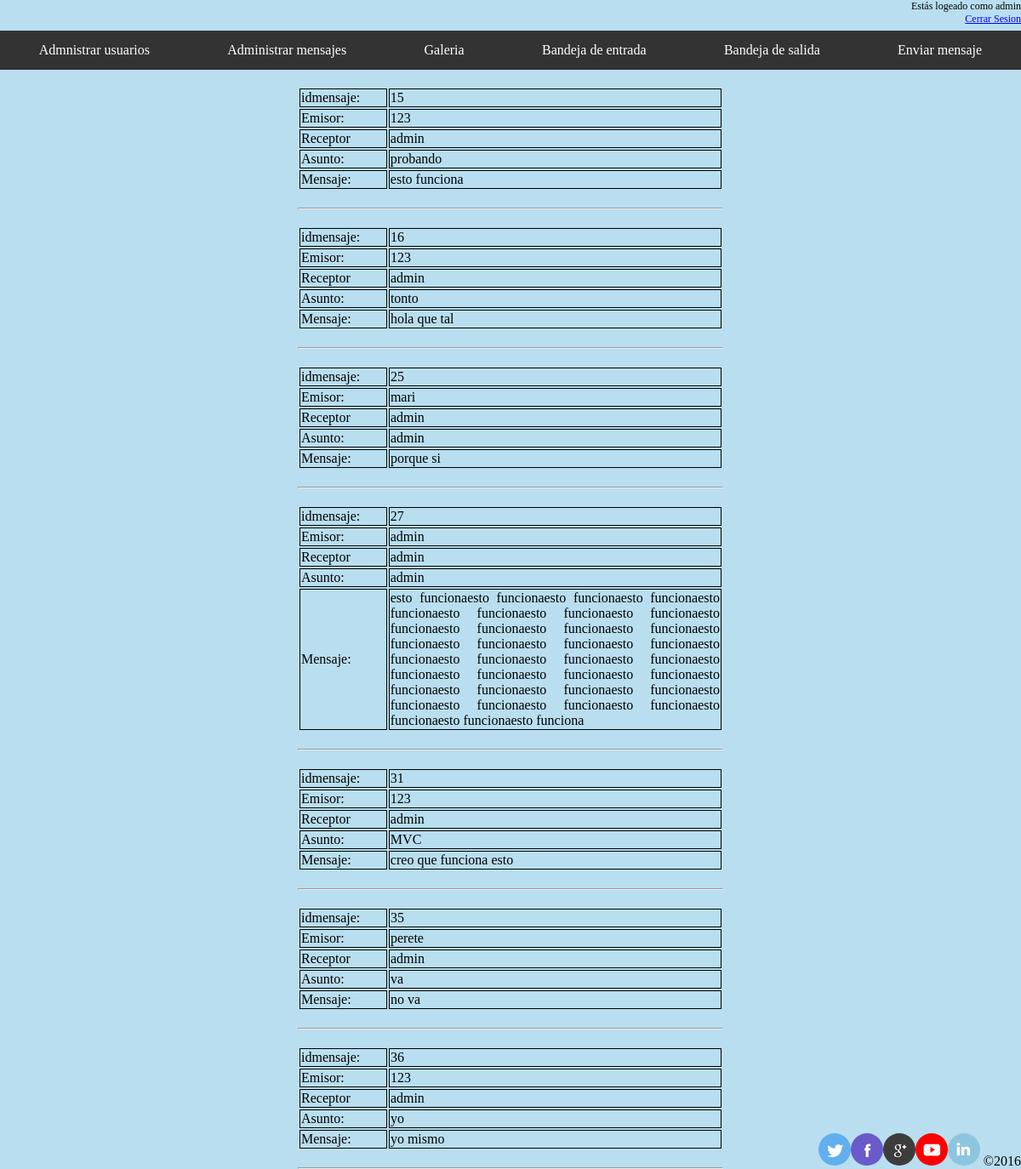
The page /PhpProyectoDaw2/View/bandejadeentrada.php (signed in) on the database its author committed.
### tables this page shows
CREATE TABLE `mensaje` (
  `idmensaje` int(100) NOT NULL,
  `emisor` varchar(90) NOT NULL,
  `receptor` varchar(90) NOT NULL,
  `asunto` varchar(50) NOT NULL,
  `mensajes` blob NOT NULL,
  `estado` int(1) NOT NULL
);

### PhpProyectoDaw2/View/bandejadeentrada.php (the view, shortened to what this page needs)
<?php
$conexion = ProyectoDB::connectDB();
$receptor = $_SESSION['username'];
$consulta = $conexion->query("SELECT * FROM mensaje where receptor =\"$receptor\"");
?>
<!DOCTYPE html>
<html lang="es">
  <head>
    <link rel="stylesheet" type="text/css" href="./css/cssproyect.css">
  </head>
  <body>
    <?php include_once 'menu.php'; ?>
    <div class="mensajeCentrado">
      <?php
      while ($usuario = $consulta->fetchObject()) {
        ?>
        <table class="mens">
          <tr>
            <td class="ref">idmensaje: </td>
            <td class="contenido"><?= $usuario->idmensaje ?></td>
          </tr>
          <tr>
            <td class="ref">Emisor: </td>
            <td class="contenido"><?= $usuario->emisor ?></td>
          </tr>
          <tr>
            <td class="ref">Receptor</td>
            <td class="contenido"><?= $usuario->receptor ?></td>
          </tr>
          <tr>
            <td class="ref">Asunto: </td>
            <td class="contenido"><?= $usuario->asunto ?></td>
          </tr>
          <tr>
            <td class="ref">Mensaje: </td>
            <td class="contenido"><?= $usuario->mensajes ?></td>
          </tr>
        </table>
        <hr>
        <?php
      }
      ?>
    </div>
    <?php include_once 'footer.php'; ?>
  </body>
</html>

### PhpProyectoDaw2/View/css/cssproyect.css (style rules this page uses)
* { margin:0 auto; }
html { position: relative; min-height: 100%; }
body { background-color: #b9def0; }
table.mens { margin:20px auto; width:500px; }
td.ref { width:100px; border:1px solid black; }
td.contenido { width:400px; border:1px solid black; }
div.mensajeCentrado { width:500px; margin-top:20px; margin-right:auto; text-align: justify; }

### rows shown on the page
mensaje: idmensaje "15", emisor "123", receptor "admin", asunto "probando", mensajes "esto funciona"
mensaje: idmensaje "16", emisor "123", receptor "admin", asunto "tonto", mensajes "hola que tal"
mensaje: idmensaje "25", emisor "mari", receptor "admin", asunto "admin", mensajes "porque si"
mensaje: idmensaje "27", emisor "admin", receptor "admin", asunto "admin", mensajes "esto funcionaesto funcionaesto funcionaesto funcionaesto funcionaesto funcionaesto funcionaesto funcionaesto funcionaesto funcionaesto funcionaesto funcionaesto funcionaesto funcionaesto funcionaesto funcionaesto funcionaesto funcionaesto funcionaesto funcionaesto funcionaesto funcionaesto funcionaesto funcionaesto funcionaesto funcionaesto funcionaesto funcionaesto funcionaesto funcionaesto funcionaesto funcionaesto funcionaesto funcionaesto funciona"
mensaje: idmensaje "31", emisor "123", receptor "admin", asunto "MVC", mensajes "creo que funciona esto"
mensaje: idmensaje "35", emisor "perete", receptor "admin", asunto "va", mensajes "no va"
mensaje: idmensaje "36", emisor "123", receptor "admin", asunto "yo", mensajes "yo mismo"

### other values the page prints
$_SESSION['username'] "admin"
